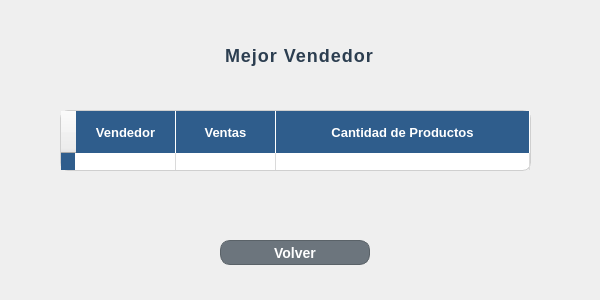
<?xml version="1.0" encoding="UTF-8"?>
<ui version="4.0">
 <class>Dialog</class>
 <widget class="QDialog" name="Dialog">
  <property name="geometry">
   <rect>
    <x>0</x>
    <y>0</y>
    <width>600</width>
    <height>300</height>
   </rect>
  </property>
  <property name="windowTitle">
   <string>Dialog</string>
  </property>
  <property name="styleSheet">
   <string notr="true">QWidget#Form {
    background-color: #F8FAF6; /* Un blanco roto/claro muy elegante */
}


QLabel#label {
    color: #2C3E50;
    font-size: 18px;
    font-weight: bold;
    letter-spacing: 1px;
    margin-bottom: 10px;
}

/* Estilo para las etiquetas de texto (Nombre, Usuario, etc.) */
QLabel {
    color: #4A5568;
    font-size: 13px;
    font-weight: bold;
}

/* Campos de Texto e Inputs */
QLineEdit, QComboBox {
    background-color: #FFFFFF;
    border: 1px solid #CBD5E1;
    border-radius: 6px;
    padding: 5px 10px;
    font-size: 13px;
    color: #334155;
}

QLineEdit:focus, QComboBox:focus {
    border: 2px solid #FF9100; /* Resalta en naranja al hacer clic */
}

/* La Tabla de Usuarios */
QTableWidget {
    background-color: #FFFFFF;
    border: 1px solid #E2E8F0;
    border-radius: 8px;
    gridline-color: #F1F5F9;
    font-size: 13px;
}

QHeaderView::section {
    background-color: #334155; /* Cabecera oscura para contraste pro */
    color: #FFFFFF;
    padding: 6px;
    font-weight: bold;
    border: none;
}

/* --- ESTILOS DE LOS BOTONES --- */

/* Botón Crear (Naranja Corporativo) */
QPushButton#btn_registrar {
    background-color: #FF9100;
    color: #FFFFFF;
    border: none;
    border-radius: 6px;
    font-weight: bold;
    font-size: 13px;
}
QPushButton#btn_registrar:hover {
    background-color: #FB8C00;
}

/* Botón Eliminar (Gris/Rojo sutil de advertencia) */
QPushButton#btn_eliminar {
    background-color: #FEE2E2; /* Fondo rojo muy clarito */
    color: #EF4444; /* Texto rojo */
    border: 1px solid #FCA5A5;
    border-radius: 6px;
    font-weight: bold;
    font-size: 13px;
}
QPushButton#btn_eliminar:hover {
    background-color: #EF4444;
    color: #FFFFFF;
}

/* Botón Volver (Estilo elegante y neutro) */
QPushButton#btn_volver {
    background-color: #64748B; /* Gris slate */
    color: #FFFFFF;
    border: none;
    border-radius: 6px;
    font-weight: bold;
    font-size: 13px;
}
QPushButton#btn_volver:hover {
    background-color: #475569;
}</string>
  </property>
  <widget class="QLabel" name="label">
   <property name="geometry">
    <rect>
     <x>220</x>
     <y>40</y>
     <width>221</width>
     <height>41</height>
    </rect>
   </property>
   <property name="font">
    <font>
     <pointsize>-1</pointsize>
     <weight>75</weight>
     <bold>true</bold>
    </font>
   </property>
   <property name="text">
    <string>Mejor Vendedor</string>
   </property>
  </widget>
  <widget class="QTableWidget" name="tablaMejorVendedor">
   <property name="geometry">
    <rect>
     <x>60</x>
     <y>110</y>
     <width>471</width>
     <height>61</height>
    </rect>
   </property>
   <property name="styleSheet">
    <string notr="true">QTableWidget {
    background-color: white;
    border: 1px solid #CFCFCF;
    gridline-color: #DADADA;
    font-size: 13px;
    color: #333333;
    selection-background-color: #D6E4F0;
}

QHeaderView::section {
    background-color: #2F5D8C;
    color: white;
    font-weight: bold;
    font-size: 13px;
    border-right: 1px solid white;
    height: 30px;
}

QTableCornerButton::section {
    background-color: #2F5D8C;
    border: none;
}</string>
   </property>
   <property name="horizontalScrollBarPolicy">
    <enum>Qt::ScrollBarAlwaysOff</enum>
   </property>
   <attribute name="horizontalHeaderStretchLastSection">
    <bool>true</bool>
   </attribute>
   <row>
    <property name="text">
     <string/>
    </property>
   </row>
   <column>
    <property name="text">
     <string>Vendedor</string>
    </property>
   </column>
   <column>
    <property name="text">
     <string>Ventas</string>
    </property>
   </column>
   <column>
    <property name="text">
     <string>Cantidad de Productos</string>
    </property>
   </column>
  </widget>
  <widget class="QPushButton" name="btnVolver">
   <property name="geometry">
    <rect>
     <x>220</x>
     <y>240</y>
     <width>150</width>
     <height>25</height>
    </rect>
   </property>
   <property name="styleSheet">
    <string notr="true">QPushButton {
    background-color: #6C757D;
    color: white;
    border-radius: 10px;
    font-weight: bold;
    font-size: 14px;
    border: 1px solid #5A6268;
}

QPushButton:hover {
    background-color: #5A6268;
}

QPushButton:pressed {
    background-color: #4E555B;
}</string>
   </property>
   <property name="text">
    <string>Volver</string>
   </property>
  </widget>
 </widget>
 <resources/>
 <connections/>
</ui>
